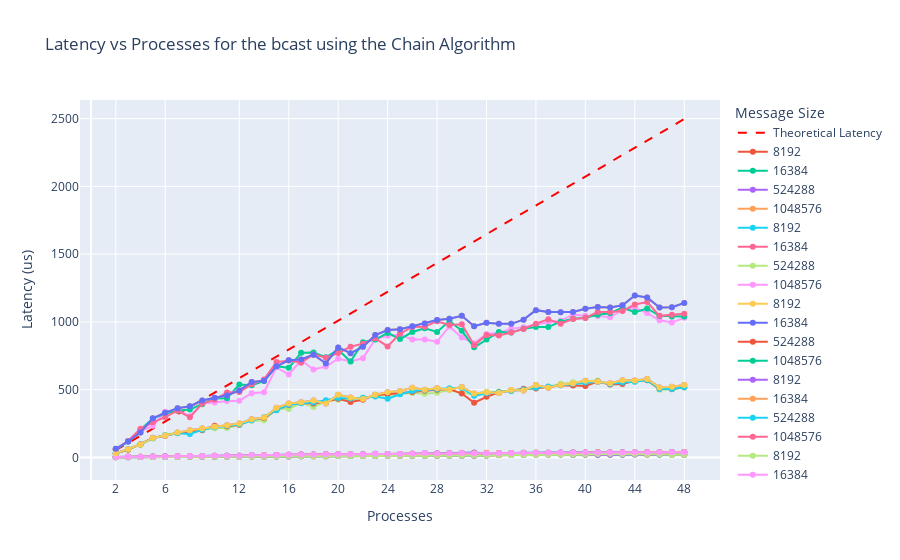
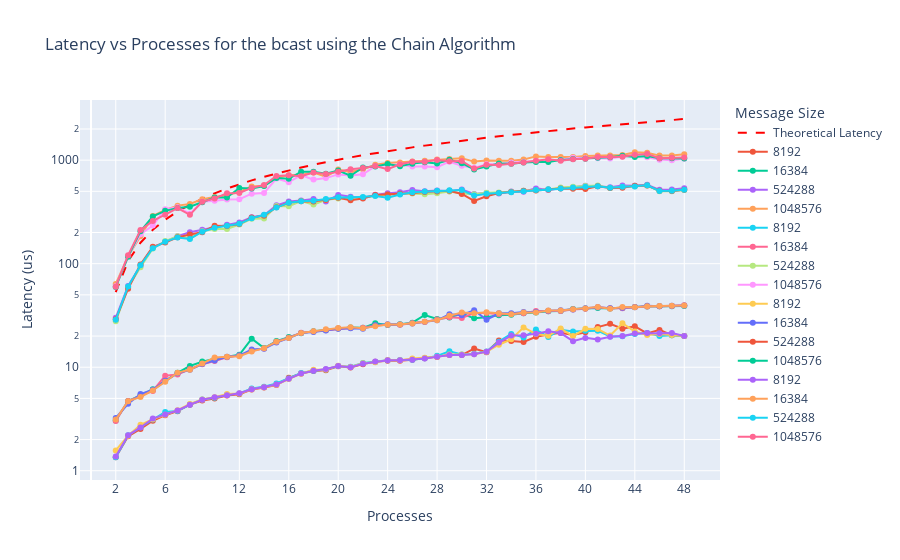

Source (notebook cell) for these figures, in order:
### Markdown cell above
### Chain algorithm

Latency Model:  
$T = \alpha + \beta n $  
Where:

* $\alpha$ is the latency (startup time) per message.
* $\beta$ is the time per byte.
* $n$ is the number of bytes in the message.

Thus, I expect the total time dependendency on CPUs ($np$) to be:  
$T = \alpha + np(\alpha + \beta n )$

### Code cell
# Initialize the figure
fig = go.Figure()

n_p = chain_df[0]['Processes'].unique()

alpha0 = 0.2
alpha1 = 3.5
beta = 0.00005
print(beta)

theoretical_latency = alpha  + beta * 1048576

fig.add_trace(go.Scatter(
    x=chain_df[0]['Processes'],
    y=theoretical_latency*(chain_df[0]['Processes']-1),
    mode='lines',  # Use 'lines' for a theoretical line
    name='Theoretical Latency',
    line=dict(color='red', dash='dash')  # Customize line style and color
))

# Start plotting the data
for selected in range(len(chain_df)):
	# The two runs
	used_df = chain_df[selected]
	for message_size in message_sizes:
		# Only plot for 512KB and 1MB, a.k.a. one fitting entirely in L1 and one not fitting
		if message_size in selected_sizes:
			# Plot the data
			fig.add_trace(go.Scatter(x=used_df[used_df['MessageSize']==message_size]['Processes'], 
									y=used_df[used_df['MessageSize']==message_size]['Latency'],
									mode='lines+markers', name=str(message_size)))
for message_size in selected_sizes:
    fig.add_trace(go.Scatter(x=chain_df[0][chain_df[0]['MessageSize']==message_size]['Processes'], 
							y=chain_df[0][chain_df[0]['MessageSize']==message_size]['Latency'],
							mode='lines+markers', name=str(message_size)))


# Update the layout by naming the appropirate tings and highlighting some places of interest in the x-axis
fig.update_layout(title='Latency vs Processes for the bcast using the Chain Algorithm', 
					xaxis_title='Processes', 
					yaxis_title='Latency (us)', 
					legend_title='Message Size',
					xaxis=dict(tickvals=tickvals)
				)
fig.show()


# Initialize the figure
fig = go.Figure()

fig.add_trace(go.Scatter(
    x=chain_df[0]['Processes'],
    y= theoretical_latency*(chain_df[0]['Processes']-1),
    mode='lines',  # Use 'lines' for a theoretical line
    name='Theoretical Latency',
    line=dict(color='red', dash='dash')  # Customize line style and color
))

# Start plotting the data
for selected in range(len(chain_df)):
	# The two runs
	used_df = chain_df[selected]
	for message_size in message_sizes:
		# Only plot for 512KB and 1MB, a.k.a. one fitting entirely in L1 and one not fitting
		if message_size in selected_sizes:
			# Plot the data
			fig.add_trace(go.Scatter(x=used_df[used_df['MessageSize']==message_size]['Processes'], 
									y=used_df[used_df['MessageSize']==message_size]['Latency'],
									mode='lines+markers', name=str(message_size)))
# Update the layout by naming the appropirate tings and highlighting some places of interest in the x-axis
fig.update_layout(title='Latency vs Processes for the bcast using the Chain Algorithm', 
					xaxis_title='Processes', 
					yaxis_title='Latency (us)', 
					legend_title='Message Size',
					xaxis=dict(tickvals=tickvals),
					yaxis=dict(type='log')
				)
fig.show()
